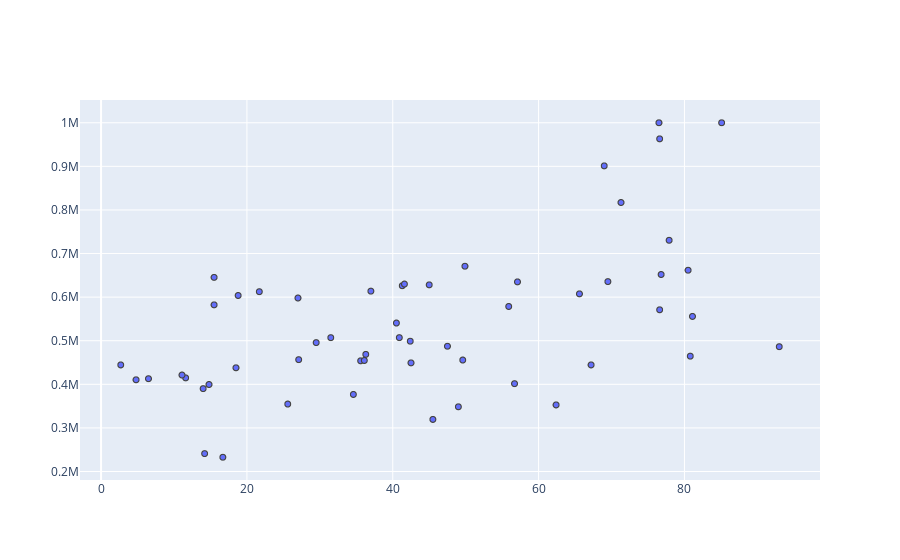
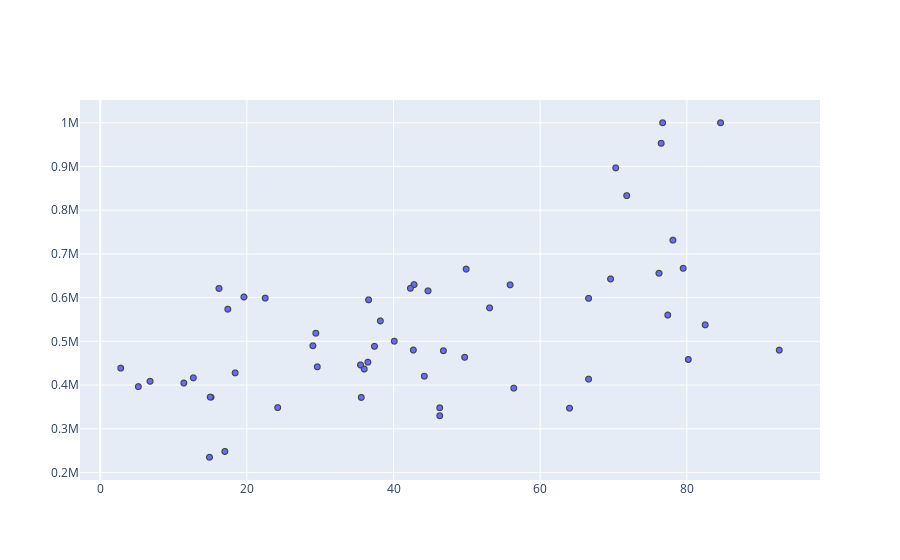
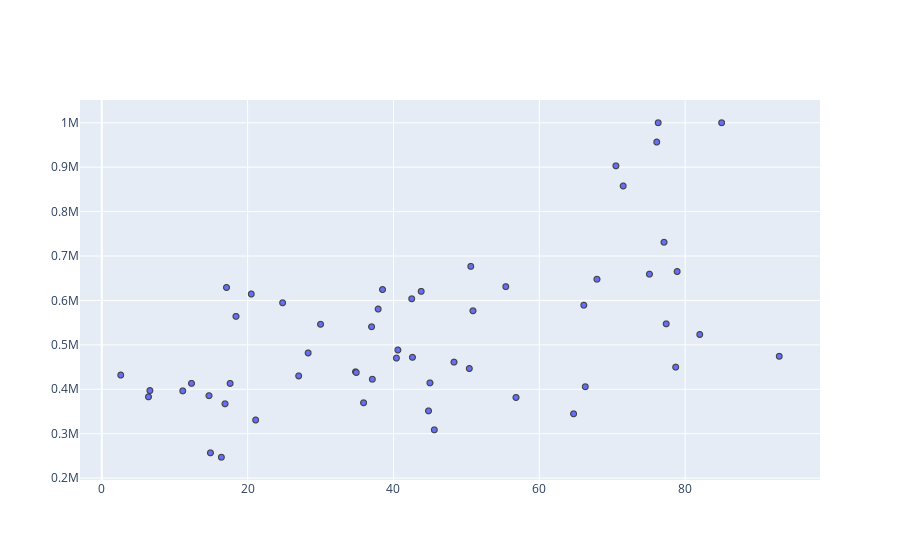
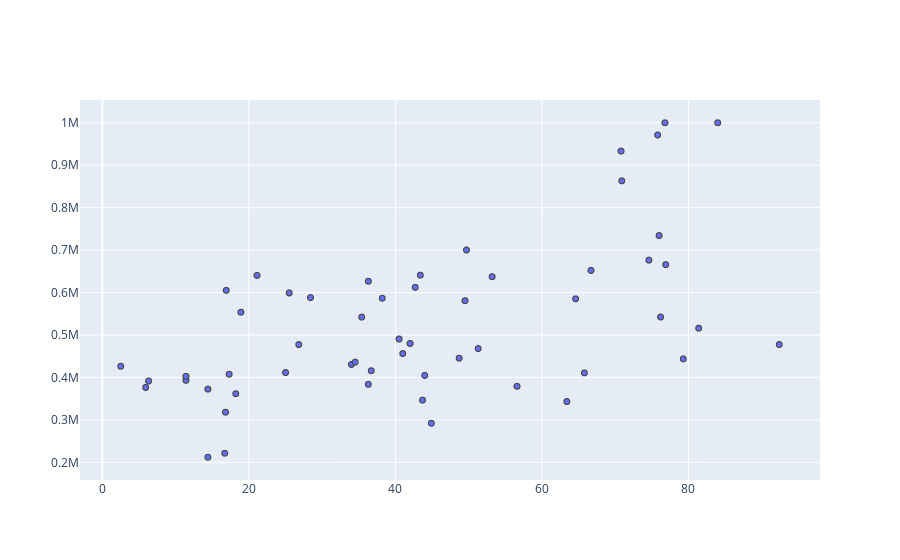

The code cell stored with these charts, in order, in its notebook:
### Code cell
# code for display
for y in yearZipGr:
    print(y)
    fig = go.Figure(data=go.Scattergl(
        x = yearZipGr[y]['percent_white_only'],
        y = yearZipGr[y]['median_value_home'],
        mode='markers',
        marker=dict(
            colorscale='Viridis',
            line_width=1
        )
    ))
    fig.show()
